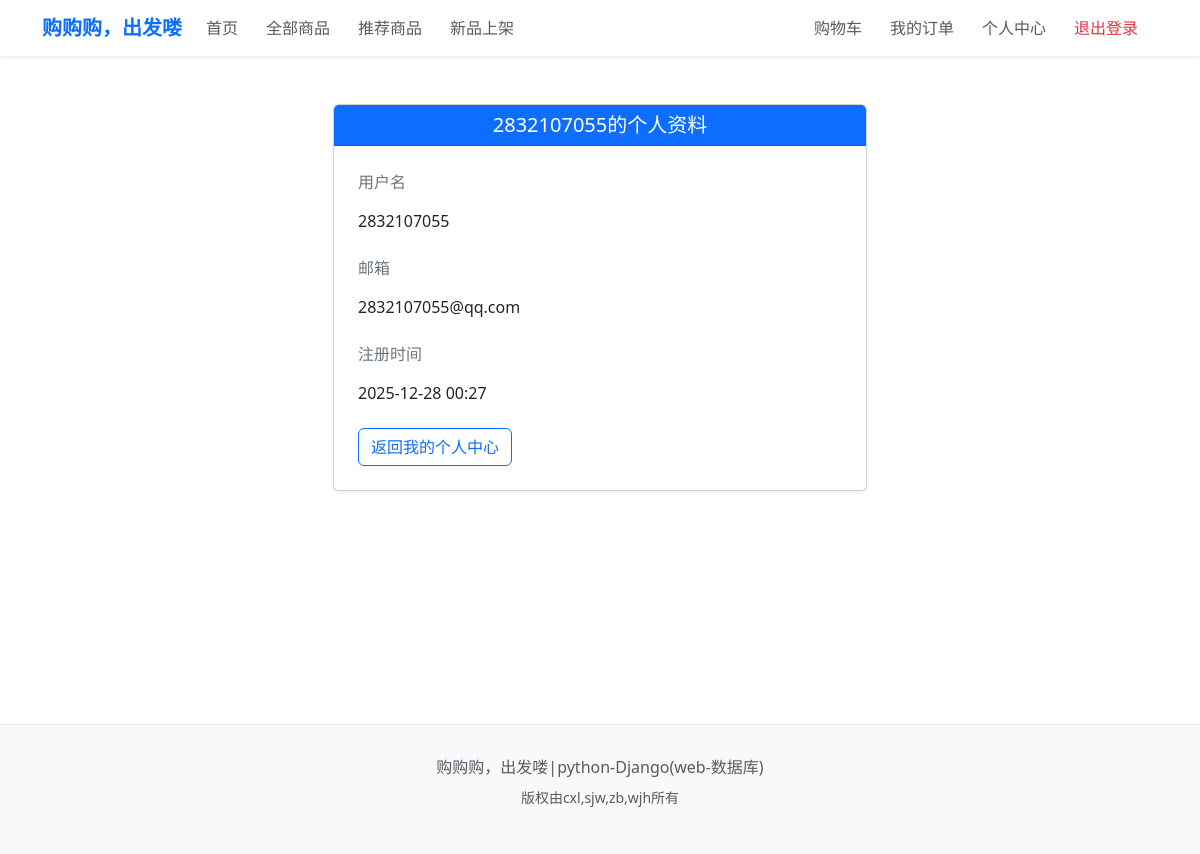
The app's page /users/profile/2832107055/ (signed in) with its own data.
### users/models.py (models this page shows, shortened)
class CustomUser(AbstractUser):
    phone_number = models.CharField(
        '手机号码',  # 字段标签
        max_length=15,  # 最大长度
        blank=True,  # 允许为空
        null=True,  # 允许数据库NULL值
        unique=True  # 唯一约束
    )
    address = models.TextField(
        '地址',  # 字段标签
        max_length=200,  # 最大长度
        blank=True,  # 允许为空
        null=True  # 允许数据库NULL值
    )
    date_of_birth = models.DateField(
        '出生日期',  # 字段标签
        blank=True,  # 允许为空
        null=True  # 允许数据库NULL值
    )
    profile_picture = models.ImageField(
        '头像',  # 字段标签
        upload_to='profile_pics/',  # 上传路径
        blank=True,  # 允许为空
        null=True  # 允许数据库NULL值
    )
    class Meta:
        verbose_name = '用户'  # 单数名称
        verbose_name_plural = '用户'  # 复数名称
        ordering = ['-date_joined']  # 默认按注册时间降序

### users/views.py (the view)
# urls.py: path('profile/<str:username>/', views.profile_detail, name='profile_detail'),
@login_required
def profile_detail(request, username):
    user = get_object_or_404(CustomUser, username=username)  # 获取指定用户
    return render(request, 'users/profile_detail.html', {'profile_user': user})  # 渲染用户资料模板

### users/templates/users/profile_detail.html (shortened to what this page needs)
{% extends 'base.html' %}
{% block content %}
<div class="container mt-5">
    <div class="row justify-content-center">
        <div class="col-md-8 col-lg-6">
            <div class="card shadow-sm rounded">
                <div class="card-header bg-primary text-white text-center">
                    <h5 class="mb-0">{{ profile_user.username }}的个人资料</h5>
                </div>
                <div class="card-body p-4">
                    <div class="mb-3">
                        <label class="form-label text-secondary">用户名</label>
                        <p class="form-control-plaintext">{{ profile_user.username }}</p>
                    </div>
                    {% if profile_user.email %}
                        <div class="mb-3">
                            <label class="form-label text-secondary">邮箱</label>
                            <p class="form-control-plaintext">{{ profile_user.email }}</p>
                        </div>
                    {% endif %}
                    {% if profile_user.date_joined %}
                        <div class="mb-3">
                            <label class="form-label text-secondary">注册时间</label>
                            <p class="form-control-plaintext">{{ profile_user.date_joined|date:"Y-m-d H:i" }}</p>
                        </div>
                    {% endif %}
                    <a href="{% url 'users:profile' %}" class="btn btn-outline-primary rounded">返回我的个人中心</a>
                </div>
            </div>
        </div>
    </div>
</div>
{% endblock %}

### records on screen
CustomUser: username "2832107055", email "2832107055@qq.com", date_joined "2025-12-28 00:27"
